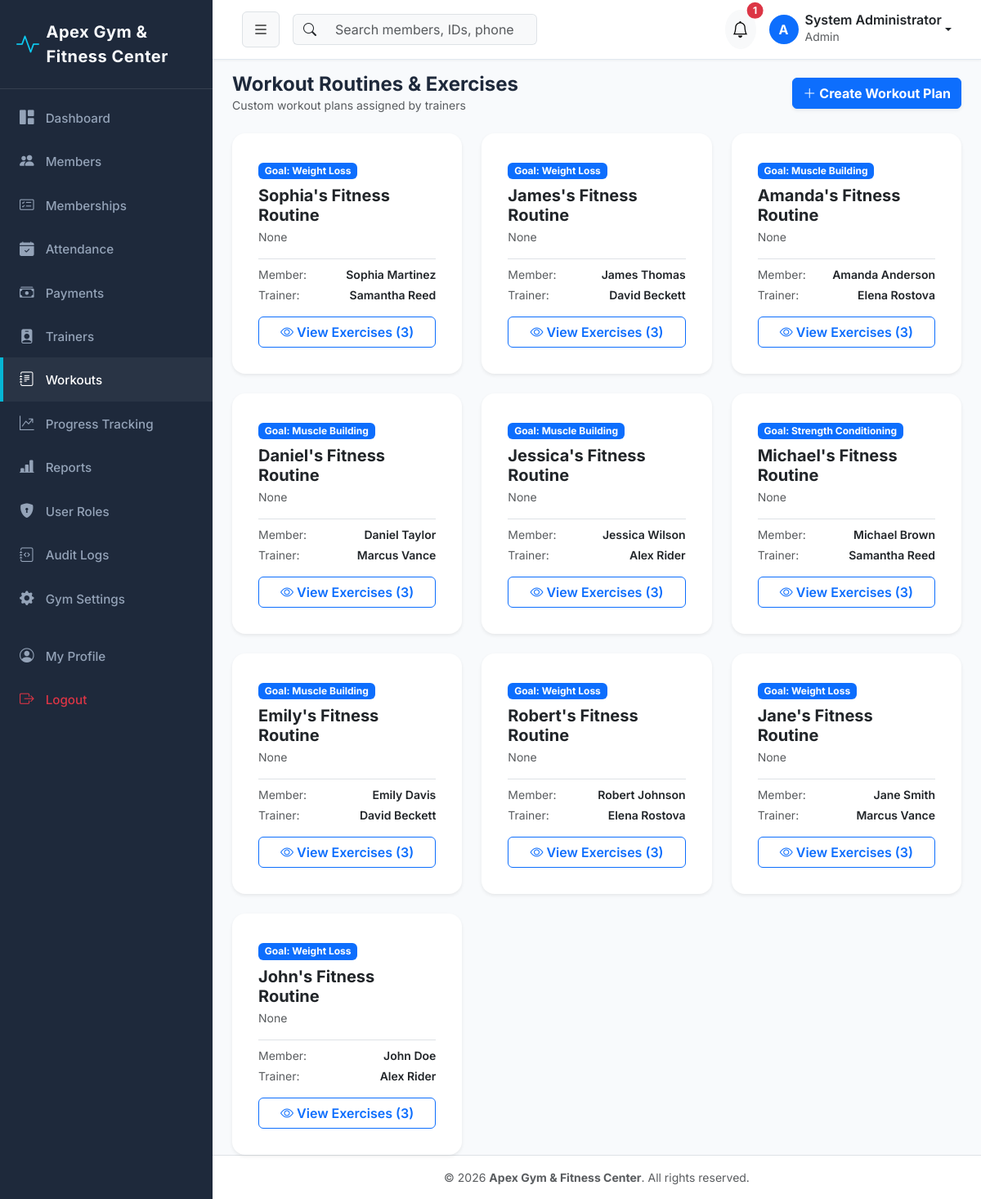
Screenshot of /workouts/ (signed in) with the database file from the repository.
### gym_settings/models.py (models this page shows, shortened)
class GymSetting(models.Model):
    name = models.CharField(max_length=150, default='Apex Gym & Fitness Center')
    logo = models.ImageField(upload_to='gym_logo/', blank=True, null=True)
    address = models.TextField(default='123 Fitness Avenue, Tech District, City Center')
    phone = models.CharField(max_length=20, default='+1 (555) 019-2834')
    email = models.EmailField(default='contact@apexgym.com')
    opening_time = models.TimeField(default=time(6, 0))
    closing_time = models.TimeField(default=time(22, 0))
    currency = models.CharField(max_length=10, default='₹')
    tax_percentage = models.DecimalField(max_digits=5, decimal_places=2, default=18.00)
    updated_at = models.DateTimeField(auto_now=True)
    @classmethod
    def get_settings(cls):
        obj, created = cls.objects.get_or_create(pk=1)
        return obj

### accounts/models.py (models this page shows, shortened)
class User(AbstractUser):
    class Role(models.TextChoices):
        ADMIN = 'ADMIN', 'Admin'
        STAFF = 'STAFF', 'Staff'
        TRAINER = 'TRAINER', 'Trainer'
        MEMBER = 'MEMBER', 'Member'
    role = models.CharField(
        max_length=20,
        choices=Role.choices,
        default=Role.MEMBER,
        help_text='Role for role-based access control'
    )
    phone = models.CharField(max_length=20, blank=True, null=True)
    profile_picture = models.ImageField(upload_to='profiles/', blank=True, null=True)
    created_at = models.DateTimeField(auto_now_add=True)
    updated_at = models.DateTimeField(auto_now=True)
    @property
    def is_admin(self):
        return self.role == self.Role.ADMIN or self.is_superuser
    @property
    def is_trainer(self):
        return self.role == self.Role.TRAINER
    @property
    def is_member(self):
        return self.role == self.Role.MEMBER
    def get_full_name_or_username(self):
        full = f"{self.first_name} {self.last_name}".strip()
        return full if full else self.username

### workouts/models.py (models this page shows, shortened)
class WorkoutPlan(models.Model):
    member = models.ForeignKey(Member, on_delete=models.CASCADE, related_name='workout_plans')
    trainer = models.ForeignKey(Trainer, on_delete=models.SET_NULL, null=True, blank=True, related_name='created_plans')
    name = models.CharField(max_length=150)
    description = models.TextField(blank=True, null=True)
    goal = models.CharField(max_length=100, default='General Fitness')
    created_at = models.DateTimeField(auto_now_add=True)
    updated_at = models.DateTimeField(auto_now=True)

### members/models.py (models this page shows, shortened)
class Member(models.Model):
    class GenderChoices(models.TextChoices):
        MALE = 'MALE', 'Male'
        FEMALE = 'FEMALE', 'Female'
        OTHER = 'OTHER', 'Other'
    class StatusChoices(models.TextChoices):
        ACTIVE = 'ACTIVE', 'Active'
        INACTIVE = 'INACTIVE', 'Inactive'
        SUSPENDED = 'SUSPENDED', 'Suspended'
        EXPIRED = 'EXPIRED', 'Expired'
    member_id = models.CharField(max_length=20, unique=True, editable=False)
    user = models.OneToOneField(
        settings.AUTH_USER_MODEL,
        on_delete=models.CASCADE,
        related_name='member_profile'
    )
    date_of_birth = models.DateField(blank=True, null=True)
    gender = models.CharField(max_length=10, choices=GenderChoices.choices, default=GenderChoices.MALE)
    phone = models.CharField(max_length=20)
    email = models.EmailField()
    address = models.TextField(blank=True, null=True)
    emergency_contact_name = models.CharField(max_length=100, blank=True, null=True)
    emergency_contact_phone = models.CharField(max_length=20, blank=True, null=True)
    joining_date = models.DateField(default=timezone.now)
    status = models.CharField(max_length=20, choices=StatusChoices.choices, default=StatusChoices.ACTIVE)
    height = models.DecimalField(max_digits=5, decimal_places=2, help_text='Height in cm', blank=True, null=True)
    weight = models.DecimalField(max_digits=5, decimal_places=2, help_text='Weight in kg', blank=True, null=True)
    medical_notes = models.TextField(blank=True, null=True)
    profile_picture = models.ImageField(upload_to='members/', blank=True, null=True)
    created_at = models.DateTimeField(auto_now_add=True)
    updated_at = models.DateTimeField(auto_now=True)
    @property
    def full_name(self):
        return self.user.get_full_name_or_username()

### trainers/models.py (models this page shows, shortened)
class Trainer(models.Model):
    trainer_id = models.CharField(max_length=20, unique=True, editable=False)
    user = models.OneToOneField(
        settings.AUTH_USER_MODEL,
        on_delete=models.CASCADE,
        related_name='trainer_profile'
    )
    specialization = models.CharField(max_length=100)
    experience = models.PositiveIntegerField(help_text='Years of experience')
    qualification = models.CharField(max_length=150)
    salary = models.DecimalField(max_digits=10, decimal_places=2)
    joining_date = models.DateField(default=timezone.now)
    phone = models.CharField(max_length=20)
    email = models.EmailField()
    availability = models.CharField(max_length=100, default='6:00 AM - 2:00 PM / 4:00 PM - 10:00 PM')
    profile_picture = models.ImageField(upload_to='trainers/', blank=True, null=True)
    created_at = models.DateTimeField(auto_now_add=True)
    updated_at = models.DateTimeField(auto_now=True)
    @property
    def full_name(self):
        return self.user.get_full_name_or_username()

### workouts/views.py (the view)
# urls.py: path('', views.workout_list_view, name='list'),
@login_required
def workout_list_view(request):
    plans = WorkoutPlan.objects.select_related('member__user', 'trainer__user').all().order_by('-created_at')
    if request.user.is_member and hasattr(request.user, 'member_profile'):
        plans = plans.filter(member=request.user.member_profile)
    elif request.user.is_trainer and hasattr(request.user, 'trainer_profile'):
        plans = plans.filter(trainer=request.user.trainer_profile)
    paginator = Paginator(plans, 12)
    page_number = request.GET.get('page')
    page_obj = paginator.get_page(page_number)
    return render(request, 'workouts/workout_list.html', {'page_obj': page_obj})

### templates/workouts/workout_list.html (shortened to what this page needs)
{% extends "base.html" %}
{% block content %}
<div class="d-flex justify-content-between align-items-center mb-4">
    <div>
        <h4 class="fw-bold mb-0">Workout Routines & Exercises</h4>
        <p class="text-muted small mb-0">Custom workout plans assigned by trainers</p>
    </div>
    {% if not user.is_member %}
    <a href="{% url 'workouts:create' %}" class="btn btn-primary fw-bold shadow-sm">
        <i class="bi bi-plus-lg me-1"></i>Create Workout Plan
    </a>
    {% endif %}
</div>
<div class="row g-4">
    {% for plan in page_obj %}
    <div class="col-12 col-md-6 col-lg-4">
        <div class="card border-0 shadow-sm rounded-4 h-100 p-3">
            <div class="card-body d-flex flex-column justify-content-between">
                <div>
                    <span class="badge bg-primary mb-2">Goal: {{ plan.goal }}</span>
                    <h5 class="fw-bold text-dark mb-1">{{ plan.name }}</h5>
                    <p class="text-muted small mb-3">{{ plan.description|truncatewords:15 }}</p>
                    <div class="border-top pt-2 mt-2 small">
                        <div class="d-flex justify-content-between mb-1">
                            <span class="text-muted">Member:</span>
                            <span class="fw-semibold">{{ plan.member.full_name }}</span>
                        </div>
                        <div class="d-flex justify-content-between">
                            <span class="text-muted">Trainer:</span>
                            <span class="fw-semibold">{% if plan.trainer %}{{ plan.trainer.full_name }}{% else %}General Staff{% endif %}</span>
                        </div>
                    </div>
                </div>
                <div class="mt-3">
                    <a href="{% url 'workouts:detail' plan.pk %}" class="btn btn-outline-primary w-100 fw-semibold"><i class="bi bi-eye me-1"></i>View Exercises ({{ plan.exercises.count }})</a>
                </div>
            </div>
        </div>
    </div>
    {% empty %}
    <div class="col-12 text-center py-5 text-muted">No workout plans available.</div>
    {% endfor %}
</div>
{% endblock %}

### templates/base.html (shortened to what this page needs)
<!DOCTYPE html>
<html lang="en">
<head>
    <link href="https://cdn.jsdelivr.net/npm/bootstrap@5.3.2/dist/css/bootstrap.min.css" rel="stylesheet">
    <link href="https://cdn.jsdelivr.net/npm/bootstrap-icons@1.11.1/font/bootstrap-icons.css" rel="stylesheet">
    {% load static %}
    <link rel="stylesheet" href="{% static 'css/custom.css' %}">
</head>
<body>
    <div id="wrapper">
        {% if user.is_authenticated %}
        <aside id="sidebar-wrapper">
            <div class="sidebar-heading d-flex align-items-center">
                <i class="bi bi-activity text-info me-2 fs-3"></i>
                <span class="fw-bold">{{ gym_info.name|default:"Apex Fitness" }}</span>
            </div>
            <div class="list-group list-group-flush py-2">
                <a href="{% url 'dashboard:index' %}" class="list-group-item {% if request.resolver_match.app_name == 'dashboard' %}active{% endif %}">
                    <i class="bi bi-grid-1x2-fill"></i> Dashboard
                </a>
                {% if user.is_admin or user.is_staff_user %}
                <a href="{% url 'members:list' %}" class="list-group-item {% if request.resolver_match.app_name == 'members' %}active{% endif %}">
                    <i class="bi bi-people-fill"></i> Members
                </a>
                <a href="{% url 'memberships:subscription_list' %}" class="list-group-item {% if request.resolver_match.app_name == 'memberships' %}active{% endif %}">
                    <i class="bi bi-card-checklist"></i> Memberships
                </a>
                <a href="{% url 'attendance:list' %}" class="list-group-item {% if request.resolver_match.app_name == 'attendance' %}active{% endif %}">
                    <i class="bi bi-calendar-check-fill"></i> Attendance
                </a>
                <a href="{% url 'payments:list' %}" class="list-group-item {% if request.resolver_match.app_name == 'payments' %}active{% endif %}">
                    <i class="bi bi-cash-stack"></i> Payments
                </a>
                <a href="{% url 'trainers:list' %}" class="list-group-item {% if request.resolver_match.app_name == 'trainers' %}active{% endif %}">
                    <i class="bi bi-person-badge-fill"></i> Trainers
                </a>
                {% endif %}
                <a href="{% url 'workouts:list' %}" class="list-group-item {% if request.resolver_match.app_name == 'workouts' and request.resolver_match.url_name != 'progress' %}active{% endif %}">
                    <i class="bi bi-journal-text"></i> Workouts
                </a>
                <a href="{% url 'workouts:progress' %}" class="list-group-item {% if request.resolver_match.url_name == 'progress' %}active{% endif %}">
                    <i class="bi bi-graph-up-arrow"></i> Progress Tracking
                </a>
                {% if user.is_admin or user.is_staff_user %}
                <a href="{% url 'reports:index' %}" class="list-group-item {% if request.resolver_match.app_name == 'reports' %}active{% endif %}">
                    <i class="bi bi-bar-chart-line-fill"></i> Reports
                </a>
                {% endif %}
                {% if user.is_admin %}
                <a href="{% url 'accounts:user_list' %}" class="list-group-item {% if request.resolver_match.url_name == 'user_list' %}active{% endif %}">
                    <i class="bi bi-shield-lock-fill"></i> User Roles
                </a>
                <a href="{% url 'audit_logs:list' %}" class="list-group-item {% if request.resolver_match.app_name == 'audit_logs' %}active{% endif %}">
                    <i class="bi bi-journal-code"></i> Audit Logs
                </a>
                <a href="{% url 'gym_settings:index' %}" class="list-group-item {% if request.resolver_match.app_name == 'gym_settings' %}active{% endif %}">
                    <i class="bi bi-gear-fill"></i> Gym Settings
                </a>
                {% endif %}
                <a href="{% url 'accounts:profile' %}" class="list-group-item mt-3 {% if request.resolver_match.url_name == 'profile' %}active{% endif %}">
                    <i class="bi bi-person-circle"></i> My Profile
                </a>
                <a href="{% url 'accounts:logout' %}" class="list-group-item text-danger">
                    <i class="bi bi-box-arrow-right"></i> Logout
                </a>
            </div>
        </aside>
        {% endif %}
        <div id="page-content-wrapper">
            {% if user.is_authenticated %}
            <nav class="navbar navbar-expand-lg top-navbar">
                <div class="container-fluid">
                    <button class="btn btn-light border" id="sidebarToggle">
                        <i class="bi bi-list fs-5"></i>
                    </button>
                    <form class="d-none d-md-flex ms-3 me-auto" action="{% url 'members:list' %}" method="GET">
                        <div class="input-group">
                            <span class="input-group-text bg-light border-end-0"><i class="bi bi-search"></i></span>
                            <input class="form-control bg-light border-start-0" type="search" name="q" placeholder="Search members, IDs, phone..." aria-label="Search">
                        </div>
                    </form>
                    <div class="d-flex align-items-center ms-auto">
                        <div class="dropdown me-3">
                            <button class="btn btn-light position-relative rounded-circle p-2" type="button" data-bs-toggle="dropdown">
                                <i class="bi bi-bell fs-5"></i>
                                {% if unread_notifications_count > 0 %}
                                <span class="position-absolute top-0 start-100 translate-middle badge rounded-pill bg-danger">
                                    {{ unread_notifications_count }}
                                </span>
                                {% endif %}
                            </button>
                        </div>
                        <div class="dropdown">
                            <a class="d-flex align-items-center text-decoration-none dropdown-toggle text-dark" href="#" data-bs-toggle="dropdown">
                                <div class="bg-primary text-white rounded-circle d-flex align-items-center justify-content-center me-2 fw-bold" style="width: 36px; height: 36px;">
                                    {{ user.username|slice:":1"|upper }}
                                </div>
                                <div class="d-none d-sm-block text-start">
                                    <div class="fw-semibold lh-1">{{ user.get_full_name_or_username }}</div>
                                    <small class="text-muted">{{ user.get_role_display }}</small>
                                </div>
                            </a>
                        </div>
                    </div>
                </div>
            </nav>
            {% endif %}
            <div class="container-fluid pt-3 px-4">
                {% block content %}{% endblock %}
            </div>
            <footer class="mt-auto py-3 bg-white border-top text-center text-muted small">
                <div class="container">
                    &copy; {% now "Y" %} <strong>{{ gym_info.name|default:"Apex Gym & Fitness Center" }}</strong>. All rights reserved.
                </div>
            </footer>
        </div>
    </div>
</body>
</html>

### rows the page displays
GymSetting: name "Apex Gym & Fitness Center"
User: username "A", get_full_name_or_username "System Administrator", role "Admin"
WorkoutPlan: goal "Weight Loss", name "Sophia's Fitness Routine", description "None", member.full_name "Sophia Martinez", trainer.full_name "Samantha Reed", exercises.count "3"
WorkoutPlan: goal "Weight Loss", name "James's Fitness Routine", description "None", member.full_name "James Thomas", trainer.full_name "David Beckett", exercises.count "3"
WorkoutPlan: goal "Muscle Building", name "Amanda's Fitness Routine", description "None", member.full_name "Amanda Anderson", trainer.full_name "Elena Rostova", exercises.count "3"
WorkoutPlan: goal "Muscle Building", name "Daniel's Fitness Routine", description "None", member.full_name "Daniel Taylor", trainer.full_name "Marcus Vance", exercises.count "3"
WorkoutPlan: goal "Muscle Building", name "Jessica's Fitness Routine", description "None", member.full_name "Jessica Wilson", trainer.full_name "Alex Rider", exercises.count "3"
WorkoutPlan: goal "Strength Conditioning", name "Michael's Fitness Routine", description "None", member.full_name "Michael Brown", trainer.full_name "Samantha Reed", exercises.count "3"
WorkoutPlan: goal "Muscle Building", name "Emily's Fitness Routine", description "None", member.full_name "Emily Davis", trainer.full_name "David Beckett", exercises.count "3"
WorkoutPlan: goal "Weight Loss", name "Robert's Fitness Routine", description "None", member.full_name "Robert Johnson", trainer.full_name "Elena Rostova", exercises.count "3"
WorkoutPlan: goal "Weight Loss", name "Jane's Fitness Routine", description "None", member.full_name "Jane Smith", trainer.full_name "Marcus Vance", exercises.count "3"
WorkoutPlan: goal "Weight Loss", name "John's Fitness Routine", description "None", member.full_name "John Doe", trainer.full_name "Alex Rider", exercises.count "3"

### other values shown
{{ unread_notifications_count }} "1"
